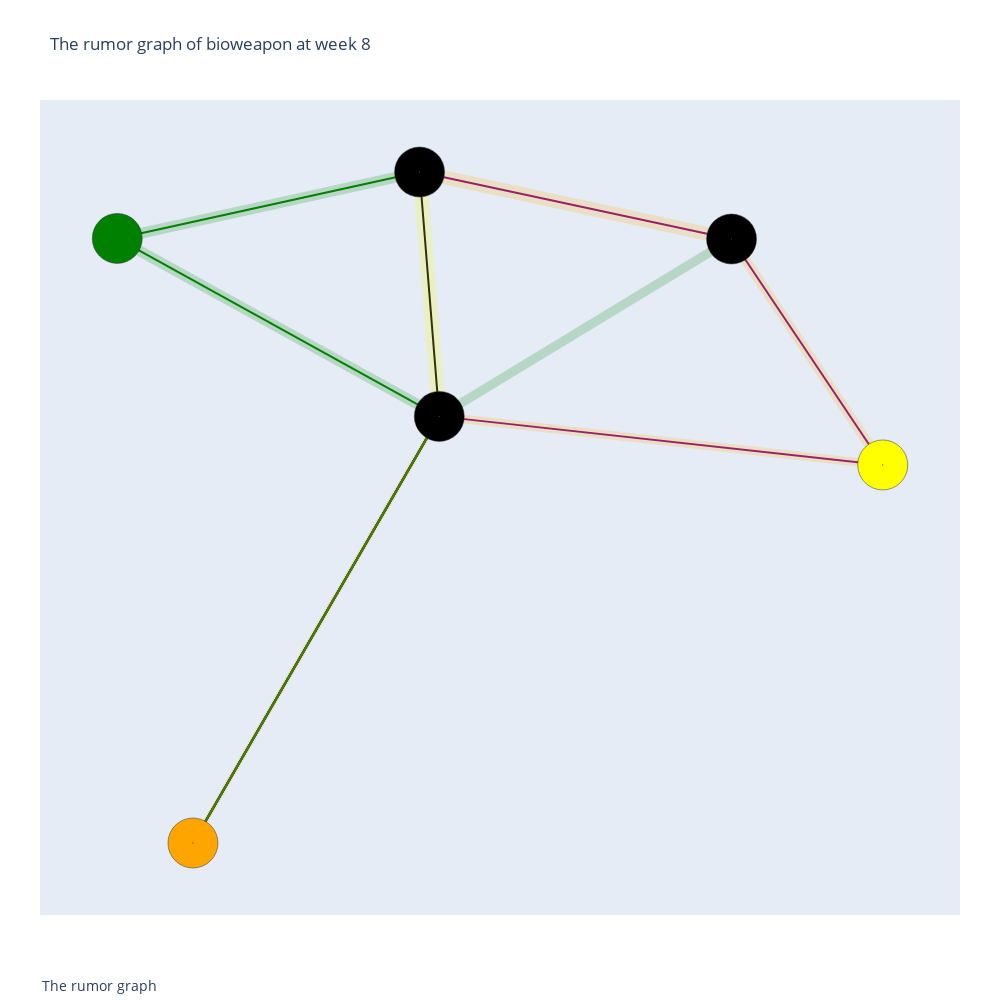

This figure's notebook cell:
### Code cell
rm = 'bioweapon'
wk = 8
fig = plot_rumor(rm, wk, weekly_rumors[rm][wk], act_mapping, centres)
fig

### Figure 1 — Plotly figure (JSON) as saved in the notebook; plotly's stock layout.template omitted (floating-point values rounded to 4 significant figures)
{"data": [{"hoverinfo": "none", "line": {"color": "black", "width": 2}, "mode": "lines", "opacity": 1, "type": "scatter", "x": [-0.0754, -0.04187, null], "y": [0.4999, -0.04638, null]}, {"hoverinfo": "none", "line": {"color": "black", "width": 2}, "mode": "lines", "opacity": 1, "type": "scatter", "x": [-0.04187, -0.4608, null], "y": [-0.04638, -1, null]}, {"hoverinfo": "text", "marker": {"color": "grey", "opacity": 0}, "mode": "markers", "text": ["", ""], "type": "scatter", "x": [-0.05864, -0.2514], "y": [0.2267, -0.5232]}, {"hoverinfo": "none", "line": {"color": "purple", "width": 2}, "mode": "lines", "opacity": 1, "type": "scatter", "x": [-0.0754, 0.4553, null], "y": [0.4999, 0.3501, null]}, {"hoverinfo": "none", "line": {"color": "purple", "width": 2}, "mode": "lines", "opacity": 1, "type": "scatter", "x": [0.4553, 0.7125, null], "y": [0.3501, -0.155, null]}, {"hoverinfo": "none", "line": {"color": "purple", "width": 2}, "mode": "lines", "opacity": 1, "type": "scatter", "x": [0.7125, -0.04187, null], "y": [-0.155, -0.04638, null]}, {"hoverinfo": "none", "line": {"color": "purple", "width": 2}, "mode": "lines", "opacity": 1, "type": "scatter", "x": [-0.04187, -0.4608, null], "y": [-0.04638, -1, null]}, {"hoverinfo": "text", "marker": {"color": "grey", "opacity": 0}, "mode": "markers", "text": ["", "", "", ""], "type": "scatter", "x": [0.1899, 0.5839, 0.3353, -0.2514], "y": [0.425, 0.09755, -0.1007, -0.5232]}, {"hoverinfo": "none", "line": {"color": "green", "width": 2}, "mode": "lines", "opacity": 1, "type": "scatter", "x": [-0.0754, -0.5896, null], "y": [0.4999, 0.3514, null]}, {"hoverinfo": "none", "line": {"color": "green", "width": 2}, "mode": "lines", "opacity": 1, "type": "scatter", "x": [-0.5896, -0.04187, null], "y": [0.3514, -0.04638, null]}, {"hoverinfo": "none", "line": {"color": "green", "width": 2}, "mode": "lines", "opacity": 1, "type": "scatter", "x": [-0.04187, -0.4608, null], "y": [-0.04638, -1, null]}, {"hoverinfo": "text", "marker": {"color": "grey", "opacity": 0}, "mode": "markers", "text": ["", "", ""], "type": "scatter", "x": [-0.3325, -0.3157, -0.2514], "y": [0.4256, 0.1525, -0.5232]}, {"hoverinfo": "none", "line": {"color": "black", "width": 2}, "mode": "lines", "opacity": 1, "type": "scatter", "x": [-0.04187, -0.4608, null], "y": [-0.04638, -1, null]}, {"hoverinfo": "text", "marker": {"color": "grey", "opacity": 0}, "mode": "markers", "text": [""], "type": "scatter", "x": [-0.2514], "y": [-0.5232]}, {"hoverinfo": "none", "line": {"color": "purple", "width": 2}, "mode": "lines", "opacity": 1, "type": "scatter", "x": [-0.04187, -0.4608, null], "y": [-0.04638, -1, null]}, {"hoverinfo": "text", "marker": {"color": "grey", "opacity": 0}, "mode": "markers", "text": [""], "type": "scatter", "x": [-0.2514], "y": [-0.5232]}, {"hoverinfo": "none", "line": {"color": "green", "width": 2}, "mode": "lines", "opacity": 1, "type": "scatter", "x": [-0.04187, -0.4608, null], "y": [-0.04638, -1, null]}, {"hoverinfo": "text", "marker": {"color": "grey", "opacity": 0}, "mode": "markers", "text": [""], "type": "scatter", "x": [-0.2514], "y": [-0.5232]}, {"hoverinfo": "none", "line": {"color": "yellow", "width": 14.55}, "mode": "lines", "opacity": 0.2, "type": "scatter", "x": [-0.0754, -0.04187, null], "y": [0.4999, -0.04638, null]}, {"hoverinfo": "none", "line": {"color": "orange", "width": 13.61}, "mode": "lines", "opacity": 0.2, "type": "scatter", "x": [-0.0754, 0.4553, null], "y": [0.4999, 0.3501, null]}, {"hoverinfo": "none", "line": {"color": "green", "width": 10.84}, "mode": "lines", "opacity": 0.2, "type": "scatter", "x": [-0.0754, -0.5896, null], "y": [0.4999, 0.3514, null]}, {"hoverinfo": "none", "line": {"color": "orange", "width": 4.825}, "mode": "lines", "opacity": 0.2, "type": "scatter", "x": [-0.04187, -0.4608, null], "y": [-0.04638, -1, null]}, {"hoverinfo": "none", "line": {"color": "orange", "width": 8.644}, "mode": "lines", "opacity": 0.2, "type": "scatter", "x": [-0.04187, 0.7125, null], "y": [-0.04638, -0.155, null]}, {"hoverinfo": "none", "line": {"color": "green", "width": 9.219}, "mode": "lines", "opacity": 0.2, "type": "scatter", "x": [-0.04187, 0.4553, null], "y": [-0.04638, 0.3501, null]}, {"hoverinfo": "none", "line": {"color": "green", "width": 10.84}, "mode": "lines", "opacity": 0.2, "type": "scatter", "x": [-0.04187, -0.5896, null], "y": [-0.04638, 0.3514, null]}, {"hoverinfo": "none", "line": {"color": "orange", "width": 9.722}, "mode": "lines", "opacity": 0.2, "type": "scatter", "x": [0.4553, 0.7125, null], "y": [0.3501, -0.155, null]}, {"hoverinfo": "text", "marker": {"color": "grey", "opacity": 0}, "mode": "markers", "text": ["'weight': 7.273299417056601<br>'d_suspicious': 0.5<br>'colors': [0.  0.5 0.  0.5]", "'weight': 6.806829360392176<br>'d_suspicious': 1.0<br>'colors': [0. 0. 1. 0.]", "'weight': 5.420534999272286<br>'d_suspicious': 0.0<br>'colors': [1. 0. 0. 0.]", "'weight': 2.412380205719738<br>'d_suspicious': 1.0<br>'colors': [0. 0. 1. 0.]", "'weight': 4.321922710604176<br>'d_suspicious': 1.0<br>'colors': [0. 0. 1. 0.]", "'weight': 4.609604783055957<br>'d_suspicious': 0.0<br>'colors': [1. 0. 0. 0.]", "'weight': 5.420534999272286<br>'d_suspicious': 0.0<br>'colors': [1. 0. 0. 0.]", "'weight': 4.8609192113368636<br>'d_suspicious': 1.0<br>'colors': [0. 0. 1. 0.]"], "type": "scatter", "x": [-0.05864, 0.1899, -0.3325, -0.2514, 0.3353, 0.2067, -0.3157, 0.5839], "y": [0.2267, 0.425, 0.4256, -0.5232, -0.1007, 0.1518, 0.1525, 0.09755]}, {"hoverinfo": "text", "marker": {"color": ["black", "black", "black", "yellow", "green", "orange"], "line": {"color": "rgb(50,50,50)", "width": 0.5}, "size": 50, "symbol": "circle-dot"}, "mode": "markers", "name": "net", "text": ["'name':SUPER:virus|deadly_virus<br>'df': 90.4<br>'pop': -4.3844586438243764<br>'rt': 0.4<br>'fav': 0.4<br>'color': [0.3 0.2 0.4 0.1]<br>'freq': 10", "'name':coronavirus<br>'df': 7.290322580645161<br>'pop': -2.7732935341287965<br>'rt': 0.6209677419354839<br>'fav': 1.0080645161290323<br>'color': [0.35483871 0.39516129 0.11290323 0.13709677]<br>'freq': 124", "'name':SUPER:cruise|cruise_ship<br>'df': 60.266666666666666<br>'pop': -2.695554469659766<br>'rt': 58.46666666666667<br>'fav': 53.2<br>'color': [0.33333333 0.46666667 0.13333333 0.06666667]<br>'freq': 15", "'name':brit<br>'df': 90.4<br>'pop': -3.68982999198735<br>'rt': 0.5<br>'fav': 0.8<br>'color': [0.  0.7 0.1 0.2]<br>'freq': 10", "'name':life<br>'df': 226.0<br>'pop': -4.678918275280508<br>'rt': 0.0<br>'fav': 1.75<br>'color': [0.75 0.   0.25 0.  ]<br>'freq': 4", "'name':bioweapon<br>'df': 904.0<br>'pop': -3.053929530452257<br>'rt': 0.0<br>'fav': 2.0<br>'color': [0. 0. 1. 0.]<br>'freq': 1"], "type": "scatter", "x": [-0.0754, -0.04187, 0.4553, 0.7125, -0.5896, -0.4608], "y": [0.4999, -0.04638, 0.3501, -0.155, 0.3514, -1]}], "layout": {"annotations": [{"font": {"size": 14}, "showarrow": false, "text": "The rumor graph", "x": 0, "xanchor": "left", "xref": "paper", "y": -0.1, "yanchor": "bottom", "yref": "paper"}], "autosize": false, "font": {"size": 12}, "height": 1000, "hovermode": "closest", "margin": {"b": 85, "l": 40, "r": 40, "t": 100}, "showlegend": false, "title": {"text": "The rumor graph of bioweapon at week 8"}, "width": 1000, "xaxis": {"showgrid": false, "showline": false, "showticklabels": false, "title": {"text": ""}, "zeroline": false}, "yaxis": {"showgrid": false, "showline": false, "showticklabels": false, "title": {"text": ""}, "zeroline": false}}}
